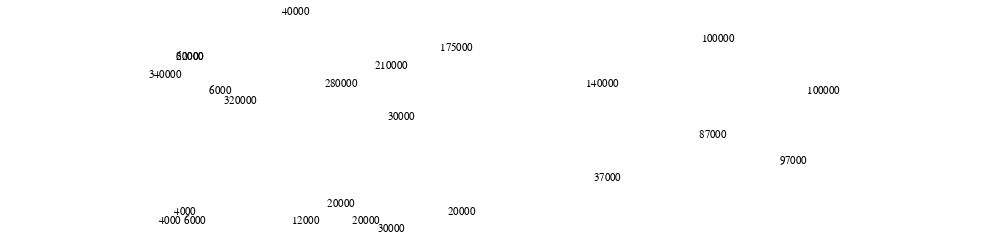

The notebook cell saved with this chart:
### Code cell
textTroops_chart

### Figure 1 — Vega-Lite specification as saved in the notebook (floating-point values rounded to 4 significant figures)
{"config": {"view": {"continuousWidth": 400, "continuousHeight": 300}}, "data": {"name": "data-4830962fd559f53d87c7b73f25dba931"}, "mark": {"type": "text", "angle": 0, "font": "sans-serif", "fontSize": 10, "fontStyle": "Droid Serif"}, "encoding": {"latitude": {"field": "Latitude", "type": "quantitative"}, "longitude": {"field": "Longitude", "type": "quantitative"}, "text": {"type": "quantitative", "field": "Survivors"}}, "height": 200, "projection": {"type": "mercator"}, "width": 900, "$schema": "https://vega.github.io/schema/vega-lite/v4.0.2.json", "datasets": {"data-4830962fd559f53d87c7b73f25dba931": [{"Longitude": 25.5, "Latitude": 55.7, "Survivors": 22000, "Direction": "A", "Division": 3}, {"Longitude": 26.1, "Latitude": 55.32, "Survivors": 6000, "Direction": "R", "Division": 3}, {"Longitude": 25.6, "Latitude": 53.82, "Survivors": 6000, "Direction": "R", "Division": 3}, {"Longitude": 25.5, "Latitude": 55.7, "Survivors": 60000, "Direction": "A", "Division": 2}, {"Longitude": 27.6, "Latitude": 56.2, "Survivors": 40000, "Direction": "A", "Division": 2}, {"Longitude": 29.7, "Latitude": 55.02, "Survivors": 30000, "Direction": "R", "Division": 2}, {"Longitude": 29.5, "Latitude": 53.72, "Survivors": 30000, "Direction": "R", "Division": 2}, {"Longitude": 28.5, "Latitude": 54.02, "Survivors": 20000, "Direction": "R", "Division": 2}, {"Longitude": 27.8, "Latitude": 53.82, "Survivors": 12000, "Direction": "R", "Division": 2}, {"Longitude": 25.4, "Latitude": 53.92, "Survivors": 4000, "Direction": "R", "Division": 2}, {"Longitude": 25.1, "Latitude": 53.82, "Survivors": 4000, "Direction": "R", "Division": 2}, {"Longitude": 25.0, "Latitude": 55.5, "Survivors": 340000, "Direction": "A", "Division": 1}, {"Longitude": 26.5, "Latitude": 55.2, "Survivors": 320000, "Direction": "A", "Division": 1}, {"Longitude": 28.5, "Latitude": 55.4, "Survivors": 280000, "Direction": "A", "Division": 1}, {"Longitude": 29.5, "Latitude": 55.6, "Survivors": 210000, "Direction": "A", "Division": 1}, {"Longitude": 30.8, "Latitude": 55.8, "Survivors": 175000, "Direction": "A", "Division": 1}, {"Longitude": 33.7, "Latitude": 55.4, "Survivors": 140000, "Direction": "A", "Division": 1}, {"Longitude": 36.0, "Latitude": 55.9, "Survivors": 100000, "Direction": "A", "Division": 1}, {"Longitude": 38.1, "Latitude": 55.32, "Survivors": 100000, "Direction": "R", "Division": 1}, {"Longitude": 37.5, "Latitude": 54.52, "Survivors": 97000, "Direction": "R", "Division": 1}, {"Longitude": 35.9, "Latitude": 54.82, "Survivors": 87000, "Direction": "R", "Division": 1}, {"Longitude": 33.8, "Latitude": 54.32, "Survivors": 37000, "Direction": "R", "Division": 1}, {"Longitude": 30.9, "Latitude": 53.92, "Survivors": 20000, "Direction": "R", "Division": 1}, {"Longitude": 29.0, "Latitude": 53.82, "Survivors": 20000, "Direction": "R", "Division": 1}]}}
